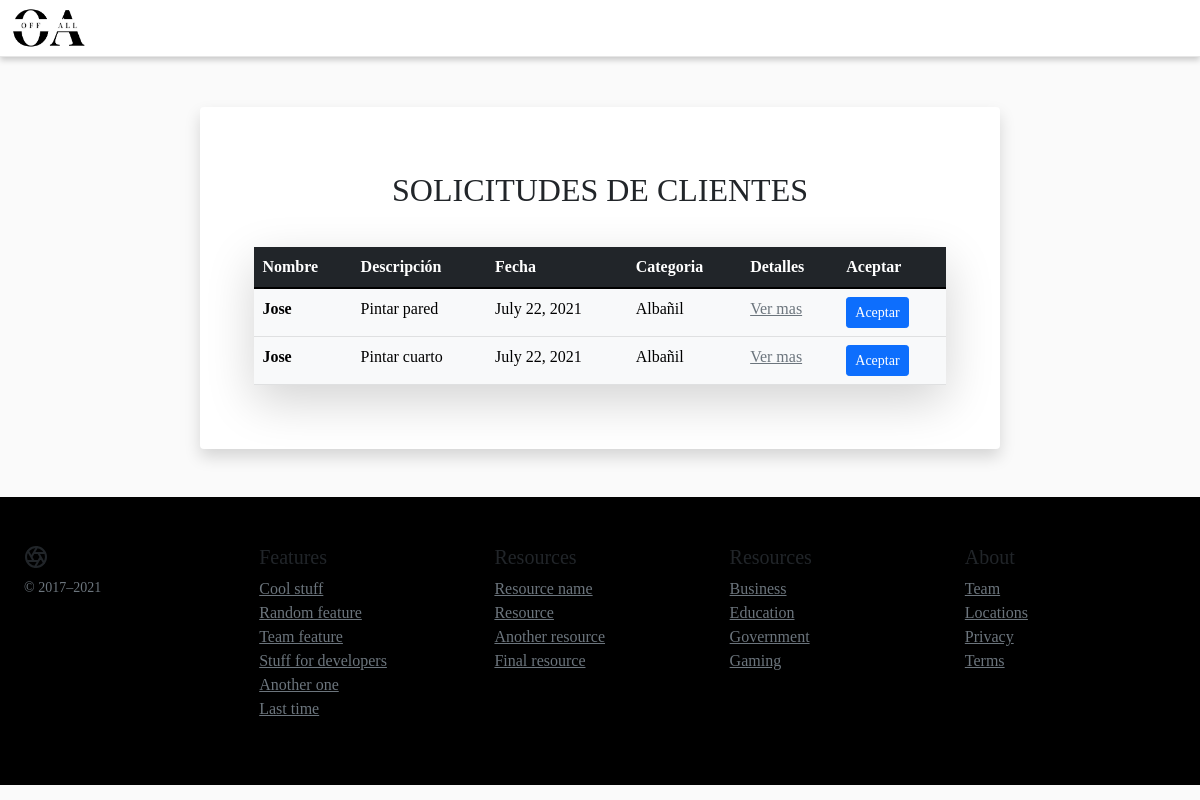
The page /listRequests on the database its author committed.
### main/models.py (models this page shows)
class Requests(models.Model):
    SolicitudDescription = models.CharField(max_length=5000)
    SolicitudImg = models.ImageField(upload_to = 'pics')
    SolicitudDate = models.DateField()
    SolicitudProfession = models.ForeignKey(Profession, on_delete=models.CASCADE)
    SolicitudAddress = models.CharField(max_length=100)
    SolicitudPrice = models.FloatField()
    SolicitudClient = models.ForeignKey(Client, null=False, blank=False, on_delete=models.CASCADE)
    SolicitudStatus = models.CharField(max_length=100)
    def get_mos_url(self):
        return "detailsRequests/"+str(self.id)

class Client(models.Model):
    names = models.CharField(max_length = 200)
    surnames = models.CharField(max_length = 200)
    email = models.EmailField(max_length= 200)
    password = models.CharField(max_length = 200)
    telephone = models.IntegerField()
    dni = models.IntegerField()
    date = models.DateField()
    def __str__(self):
        return self.names

class Profession(models.Model):
    name = models.CharField(max_length = 200)
    description = models.TextField()
    def __str__(self):
        return self.name

### main/views.py (the view)
# urls.py: path("listRequests", views.listRequests, name= "listRequests"),
def listRequests(request):
    queryset = Requests.objects.all()
    context = {
		'objectList': queryset,
	}
    return render(request, 'listaSolicitudes.html', context)

### templates/listaSolicitudes.html (shortened to what this page needs)
{% load static %}
<!DOCTYPE html>
<html lang="en">
<head>
    <link rel="stylesheet" href="{% static 'css/bootstrap.min.css' %}">
    <link rel="stylesheet" href="{% static 'css/styleCS.css' %}">
<body>
    <header class="site-header sticky-top">
        <nav id="pri" class="container navbar navbar-expand-lg navbar-light ">
            <a href="indexProfessional" class="logo"><img src="{% static 'img/Logo_OFFALL (2).png' %}" height="40" alt="logo"></a>
        </nav>
    </header>
   <main>
    <div id="listsol" class="card shadow p-3 mb-5 bg-body">
        <div class="text-center pt-5">
            <h2>SOLICITUDES DE CLIENTES</h2>
        </div>
        <div id="tabla_sol" style="margin-top: 30px;">
            <table class="table table-light table-hover shadow-lg p-3 mb-5 bg-white">
                <thead class="table-dark">
                    <tr>
                    <th scope="col">Nombre</th>
                    <th scope="col">Descripción</th>
                    <th scope="col">Fecha</th>
                    <th scope="col">Categoria</th>
                    <th scope="col">Detalles</th>
                    <th scope="col">Aceptar</th>
                    </tr>
                </thead>
                <tbody>
                    {% for instance in objectList %}
                    <tr>
                    <th>{{instance.SolicitudClient}}</th>
                    <td>{{instance.SolicitudDescription}}</td>
                    <td>{{instance.SolicitudDate}}</td>
                    <td>{{instance.SolicitudProfession}}</td>
                    <td><a href="{{instance.get_mos_url}}" class="link-secondary">Ver mas</a></td>
                    <td>
                        <form action="aceptarSolicitud" method="POST">
                            <button type="submit" class="btn btn-primary btn-sm" data-bs-toggle="modal" data-bs-target="#modalForm_accept_solc">Aceptar</button>
                        </form>
                    </td>
                    </tr>
                    {% endfor %}
                </tbody>
            </table>
        </div>
     </div>
    </main>
    <footer class="container-fluid " class="table-responsive" style="background: black;">
        <div class="container py-5">
            <div class="row">
                <div class="col-12 col-md">
                <small class="d-block mb-3 text-muted">&copy; 2017–2021</small>
                </div>
                <div class="col-6 col-md">
                <h5>Features</h5>
                <ul class="list-unstyled text-small">
                    <li><a class="link-secondary" href="#">Cool stuff</a></li>
                    <li><a class="link-secondary" href="#">Random feature</a></li>
                    <li><a class="link-secondary" href="#">Team feature</a></li>
                    <li><a class="link-secondary" href="#">Stuff for developers</a></li>
                    <li><a class="link-secondary" href="#">Another one</a></li>
                    <li><a class="link-secondary" href="#">Last time</a></li>
                </ul>
                </div>
                <div class="col-6 col-md">
                <h5>Resources</h5>
                <ul class="list-unstyled text-small">
                    <li><a class="link-secondary" href="#">Resource name</a></li>
                    <li><a class="link-secondary" href="#">Resource</a></li>
                    <li><a class="link-secondary" href="#">Another resource</a></li>
                    <li><a class="link-secondary" href="#">Final resource</a></li>
                </ul>
                </div>
                <div class="col-6 col-md">
                <h5>Resources</h5>
                <ul class="list-unstyled text-small">
                    <li><a class="link-secondary" href="#">Business</a></li>
                    <li><a class="link-secondary" href="#">Education</a></li>
                    <li><a class="link-secondary" href="#">Government</a></li>
                    <li><a class="link-secondary" href="#">Gaming</a></li>
                </ul>
                </div>
                <div class="col-6 col-md">
                <h5>About</h5>
                <ul class="list-unstyled text-small">
                    <li><a class="link-secondary" href="#">Team</a></li>
                    <li><a class="link-secondary" href="#">Locations</a></li>
                    <li><a class="link-secondary" href="#">Privacy</a></li>
                    <li><a class="link-secondary" href="#">Terms</a></li>
                </ul>
                </div>
            </div>
        </div>
    </footer>
</body>
</html>

### static/css/styleCS.css (style rules this page uses)
.container { max-width: 1200px; }
* { margin: 0; padding: 0; -webkit-box-sizing: border-box; -moz-box-sizing: border-box; box-sizing: border-box; }
body { background: rgb(250, 250, 250); Font-family: 'Franklin Gothic', Arial Bold; }
.site-header { background-color: rgb(255, 255, 255); -webkit-backdrop-filter: saturate(180%) blur(20px); backdrop-filter: saturate(180%) blur(20px); border-bottom: 1px solid #E6E6E6; box-shadow: 0 3px 6px 0 rgb(0 0 0 / 20%); }
.navbar { background: rgba(255, 255, 255, 0.6); }
div.card { border-style: none; }
#tabla_sol { padding-left: 5%; padding-right: 5%; }
#listsol { Font-family: 'Franklin Gothic', Arial Bold; margin-top: 50px; margin-left: 200px; margin-right: 200px; }

### rows shown on the page
Requests: SolicitudClient "Jose", SolicitudDescription "Pintar pared", SolicitudDate "July 22, 2021", SolicitudProfession "Albañil"
Requests: SolicitudClient "Jose", SolicitudDescription "Pintar cuarto", SolicitudDate "July 22, 2021", SolicitudProfession "Albañil"
